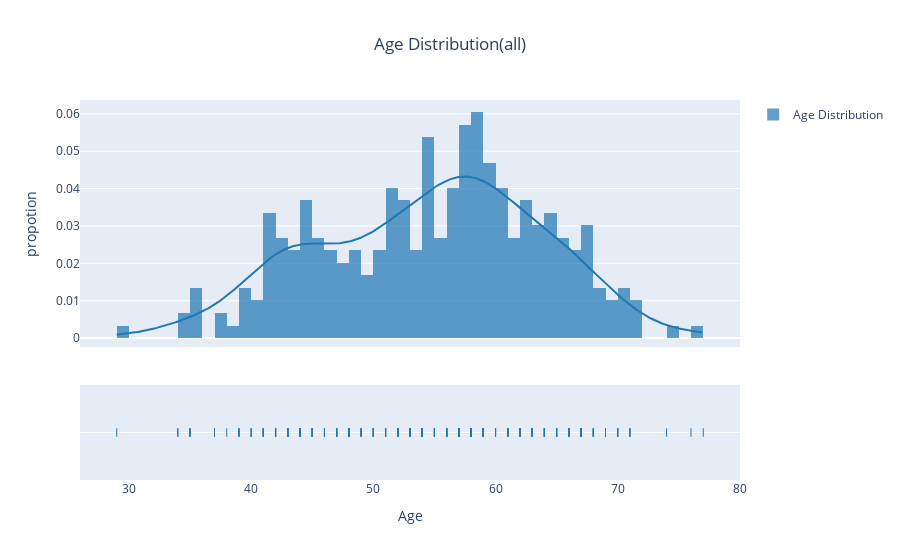

Source (notebook cell):
### Code cell
group_labels = ['Age Distribution'] # name of the dataset
fig = ff.create_distplot([data.age], group_labels)
fig.update_layout(title = 'Age Distribution(all)', yaxis_title = 'propotion', xaxis_title = 'Age', title_x = 0.5)
fig.show()

### Figure 1 — Plotly figure (JSON) as saved in the notebook; plotly's stock layout.template omitted (floating-point values rounded to 4 significant figures; data arrays with more than 128 entries replaced by an {"elided": "..."} marker saying what was removed)
{"data": [{"autobinx": false, "histnorm": "probability density", "legendgroup": "Age Distribution", "marker": {"color": "rgb(31, 119, 180)"}, "name": "Age Distribution", "opacity": 0.7, "type": "histogram", "x": {"elided": "299 int values"}, "xaxis": "x", "xbins": {"end": 77, "size": 1, "start": 29}, "yaxis": "y"}, {"legendgroup": "Age Distribution", "marker": {"color": "rgb(31, 119, 180)"}, "mode": "lines", "name": "Age Distribution", "showlegend": false, "type": "scatter", "x": {"elided": "500 float values"}, "xaxis": "x", "y": {"elided": "500 float values"}, "yaxis": "y"}, {"legendgroup": "Age Distribution", "marker": {"color": "rgb(31, 119, 180)", "symbol": "line-ns-open"}, "mode": "markers", "name": "Age Distribution", "showlegend": false, "type": "scatter", "x": {"elided": "299 int values"}, "xaxis": "x", "y": {"elided": "299 str values"}, "yaxis": "y2"}], "layout": {"barmode": "overlay", "hovermode": "closest", "legend": {"traceorder": "reversed"}, "title": {"text": "Age Distribution(all)", "x": 0.5}, "xaxis": {"anchor": "y2", "domain": [0, 1], "title": {"text": "Age"}, "zeroline": false}, "yaxis": {"anchor": "free", "domain": [0.35, 1], "position": 0, "title": {"text": "propotion"}}, "yaxis2": {"anchor": "x", "domain": [0, 0.25], "dtick": 1, "showticklabels": false}}}
